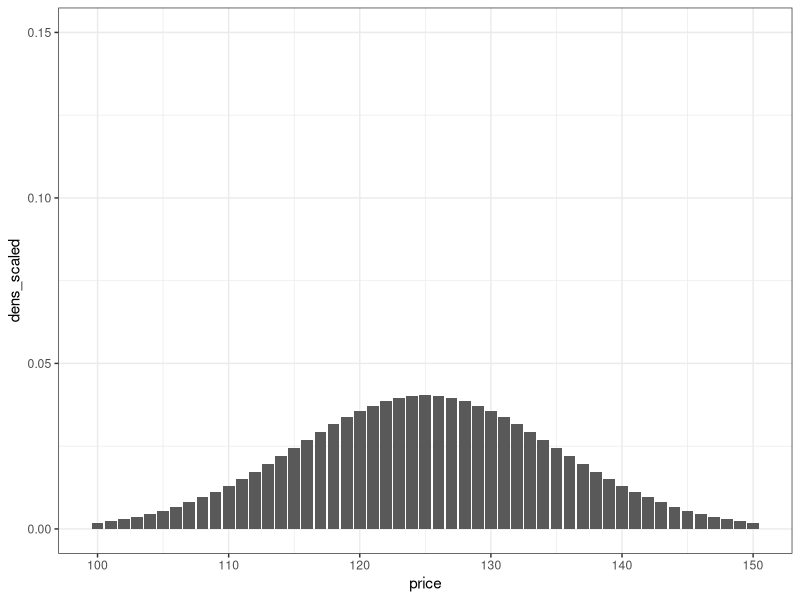
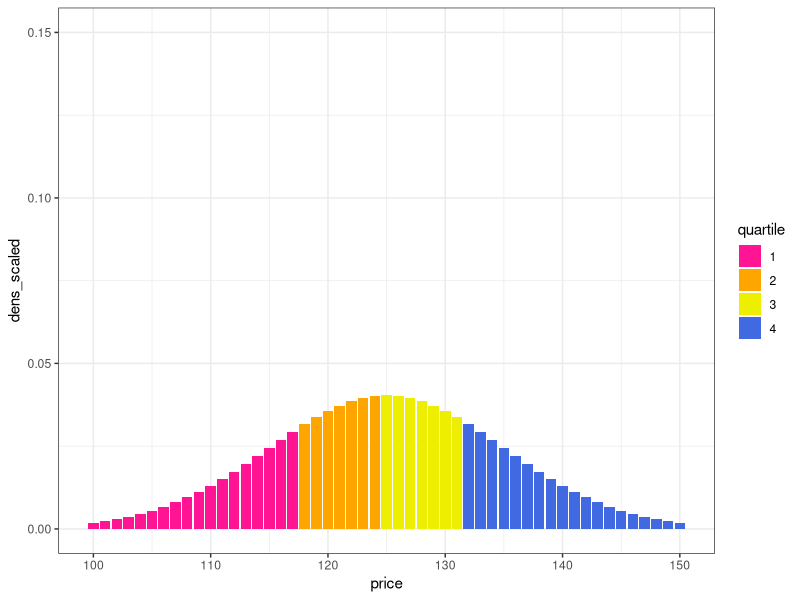
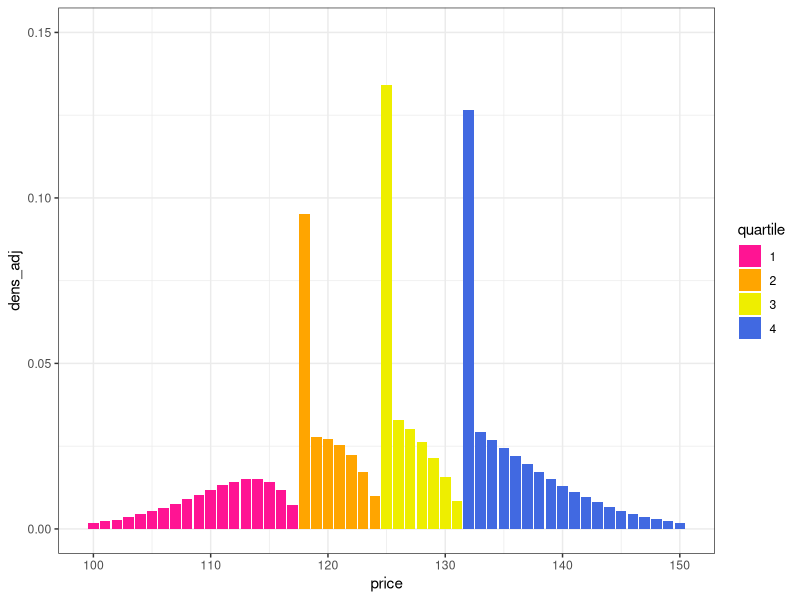
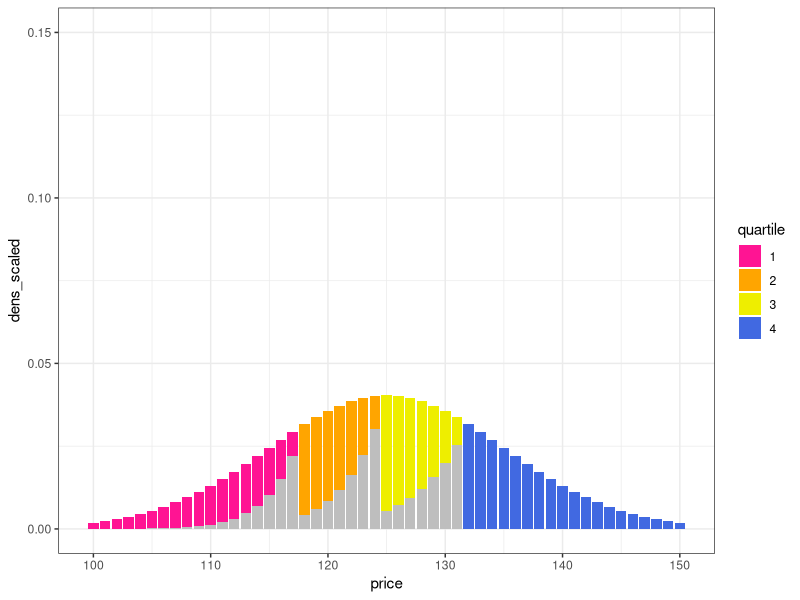

These figures' R source, in order:
## ---- chunk 1
knitr::opts_chunk$set(echo = FALSE, message = FALSE, warning = FALSE)
## ---- chunk 2
library(tidyverse)

theme_set(theme_bw())
## ---- chunk 3
data_distribution <- tibble(price = 100:150,
       dens = dnorm(price, mean = 125, sd = 10)) %>% 
  mutate(dens_scaled = dens / sum(dens))

data_distribution %>% 
  ggplot(aes(x = price, y = dens_scaled))+
  geom_col()+
  ylim(c(0, 0.15))
## ---- chunk 4
data_distribution %>% 
  mutate(cum_dens = cumsum(dens_scaled),
         quartile = (cum_dens) %/% 0.2500001 + 1,
         quartile = as.factor(quartile)) %>% 
  ggplot(aes(x = price, y = dens_scaled, fill = quartile))+
  geom_col()+
  scale_fill_discrete(type = c("deeppink", "orange", "yellow2", "royalblue"))+
  ylim(c(0, 0.15))
## ---- chunk 5
data_distribution <- data_distribution %>% 
  mutate(cum_dens = cumsum(dens_scaled),
         incentive = ((cum_dens) %/% 0.2500001) * 5,
         incentive_delta = ifelse(incentive == 15, 0, 5)) # hard coded
## ---- chunk 6
# very inefficient approach computationally
get_row_bump <- function(price_current){
  current_incentive <- data_distribution %>% 
    filter(price == {{price_current}}) %>% 
    pull(incentive)

  output <- data_distribution %>% 
    filter(price > {{price_current}}, incentive > current_incentive) %>% 
    head(1) %>% 
    pull(price)
  
  if(length(output) == 0) output <- NA
  
  output
}

proportion_raised <- function(density, incentive_delta, distance){
  decay <- 0.75^(distance - 1)
  incentive <- incentive_delta * 0.15
  # incentive <- ifelse(incentive > 1, 1, incentive)
  
  density * decay * incentive
}
## ---- chunk 7
data_distribution %>% 
  mutate(quartile = (cum_dens) %/% 0.2500001 + 1,
         quartile = as.factor(quartile)) %>% 
  mutate(price_next = map_int(price, get_row_bump),
         price_dist = price_next - price) %>% 
  mutate(density_convert = proportion_raised(dens_scaled, incentive_delta, price_dist)) %>% 
  select(-dens) %>% 
  # add converted density to nearest point
  group_by(incentive) %>% 
  mutate(dens_convert_total = sum(density_convert),
         price_switch = price == min(price)) %>% 
  ungroup() %>% 
  mutate(dens_convert_total = lag(dens_convert_total),
         dens_convert_total = ifelse(price_switch, dens_convert_total, 0)) %>%
  # na's to 0's
  mutate(across(c(density_convert, dens_convert_total), ~ifelse(is.na(.x), 0, .x))) %>% 
  # adjust percentages
  mutate(dens_adj = dens_scaled - density_convert + dens_convert_total) %>% 
  # graph
  ggplot(aes(x = price))+
  geom_col(aes(y = dens_adj, fill = quartile))+
  scale_fill_discrete(type = c("deeppink", "orange", "yellow2", "royalblue"))+
  ylim(c(0, 0.15))
## ---- chunk 8
data_distribution %>% 
  mutate(quartile = (cum_dens) %/% 0.2500001 + 1,
         quartile = as.factor(quartile)) %>% 
  mutate(price_next = map_int(price, get_row_bump),
         price_dist = price_next - price) %>% 
  mutate(density_convert = proportion_raised(dens_scaled, incentive_delta, price_dist)) %>% 
  select(-dens) %>% 
  ggplot(aes(x = price))+
  geom_col(aes(y = dens_scaled, fill = quartile))+
  geom_col(aes(y = density_convert), fill = "gray")+
  scale_fill_discrete(type = c("deeppink", "orange", "yellow2", "royalblue"))+
  ylim(c(0, 0.15))
## ---- chunk 9
data_distribution %>% 
  mutate(quartile = (cum_dens) %/% 0.2500001 + 1,
         quartile = as.factor(quartile)) %>% 
  mutate(price_next = map_int(price, get_row_bump),
         price_dist = price_next - price) %>% 
  mutate(density_convert = proportion_raised(dens_scaled, incentive_delta, price_dist)) %>% 
  select(-dens) %>% 
  mutate(incentive = case_when(incentive == 0 ~ "pink to orange",
                               incentive == 5 ~ "orange to yellow",
                               incentive == 10 ~ "yellow to blue",
                               TRUE ~ "stayed blue") %>% fct_inorder()) %>% 
  group_by(incentive) %>% 
  summarise(density_converted = sum(density_convert) %>% round(3)) %>% 
  knitr::kable()
